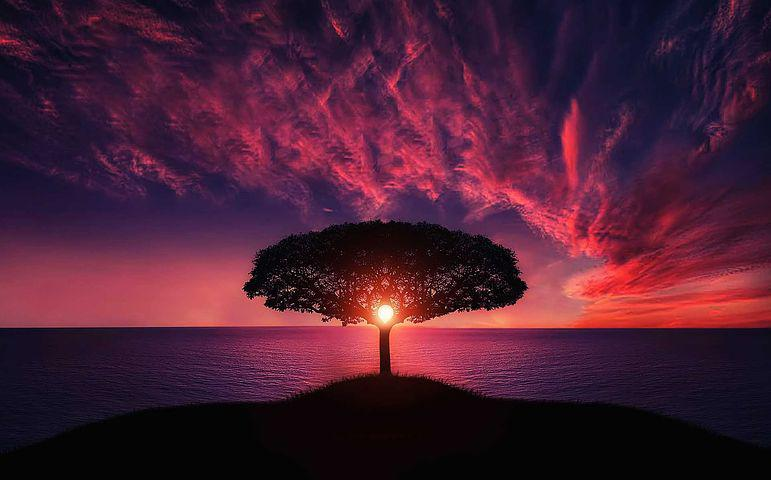
#> input picture images/img1.jpg, 771 x 480 px
$ jupyter execute Question4.ipynb   (shell and % lines are left out)
#> lines starting #> are read from the running program, lines starting #| are printed output that depends on the picture; after the words box and inside, x2 and y2 are one past the last pixel; in counts of white or black regions, pixels touching at a corner belong together
[cell 1]
import cv2
import numpy as np
import matplotlib.pyplot as plt
from PIL import Image, ImageChops
import PIL
import math, operator

[cell 2]
img = cv2.imread('./images/img1.jpg')
#> img is the input picture: shape (480, 771, 3); mean B, G, R 51.4, 30.4, 73.7

[cell 3]
def bit_plane_slicing(img):
    planes = []
    for i in range(8):
        plane = np.zeros(img.shape, np.uint8)
        plane[np.where(img & (1 << i))] = 255
        planes.append(plane)
    return planes

[cell 4]
gray_image = cv2.cvtColor(img, cv2.COLOR_BGR2GRAY)
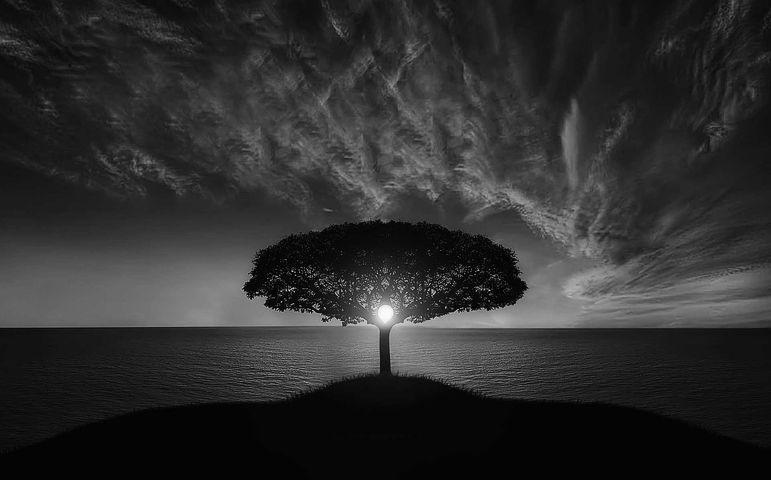
#> gray_image: shape (480, 771); min 0, max 254, mean 45.7
planes = bit_plane_slicing(gray_image)
#> after the loop in bit_plane_slicing, `for i in range(8):`:
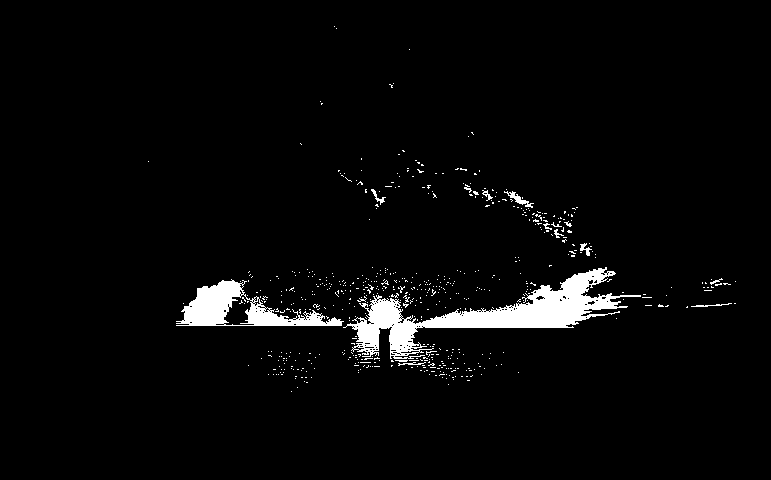
#> plane: shape (480, 771); 3.4% white; 585 white regions (570 under 20 px), largest, box (x1, y1, x2, y2) and area: (343, 267, 641, 359) 7456, (176, 279, 344, 326) 3026, (504, 191, 534, 208) 138
#> planes = 8 items

[cell 5]
images = [gray_image,planes[0],planes[1],planes[2],planes[3],planes[4],planes[5],planes[6],planes[7]]
plt.figure(figsize=[9,9])
plt.subplot(3,3,1); plt.imshow(images[0],cmap='gray'); plt.title('Original')
plt.subplot(3,3,2); plt.imshow(images[1],cmap='gray'); plt.title('0th bit')
plt.subplot(3,3,3); plt.imshow(images[2],cmap='gray'); plt.title('1st bit')
plt.subplot(3,3,4); plt.imshow(images[3],cmap='gray'); plt.title('2nd bit')
plt.subplot(3,3,5); plt.imshow(images[4],cmap='gray'); plt.title('3rd bit')
plt.subplot(3,3,6); plt.imshow(images[5],cmap='gray'); plt.title('4th bit')
plt.subplot(3,3,7); plt.imshow(images[6],cmap='gray'); plt.title('5th bit')
plt.subplot(3,3,8); plt.imshow(images[7],cmap='gray'); plt.title('6th bit')
plt.subplot(3,3,9); plt.imshow(images[8],cmap='gray'); plt.title('7th bit')
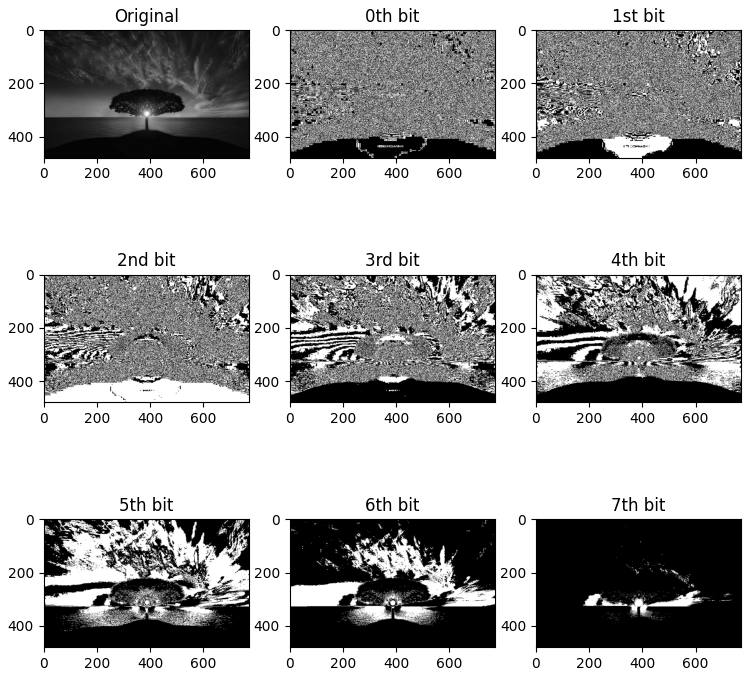
#> figure drawn by matplotlib, 9 panels

$ run again, with images/reference.jpg copied over images/img1.jpg
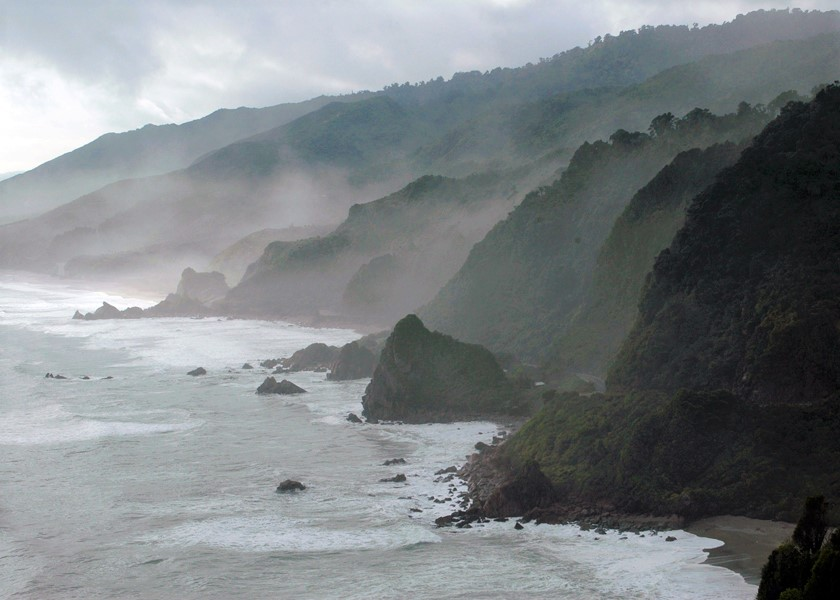
#> input picture images/reference.jpg, 840 x 600 px
#> img is the input picture: shape (600, 840, 3); mean B, G, R 133.3, 130.5, 125.2
#> after the loop in bit_plane_slicing, `for i in range(8):`:
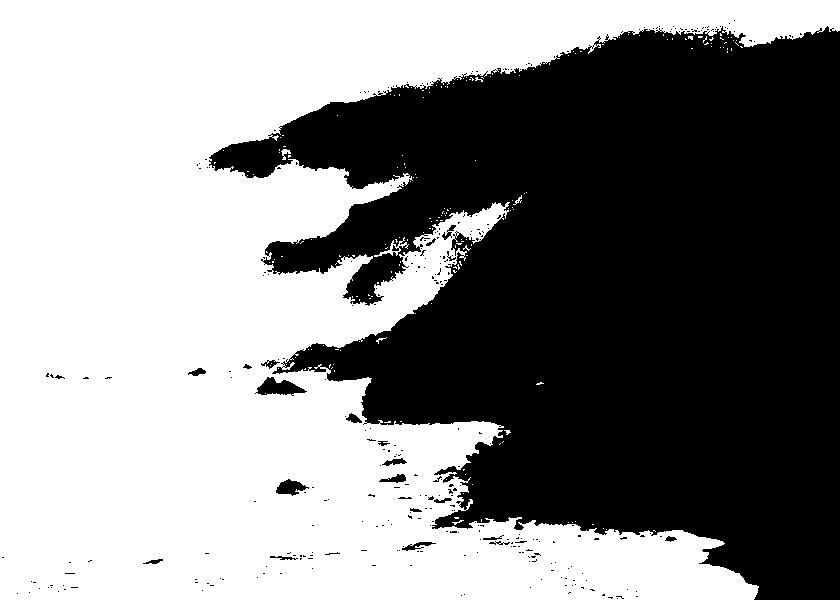
#> plane: shape (600, 840); 54.1% white; 324 black regions (301 under 20 px), largest, box (x1, y1, x2, y2) and area: (209, 26, 840, 600) 228494, (255, 377, 307, 396) 537, (276, 479, 309, 496) 316
#> planes = 8 items
